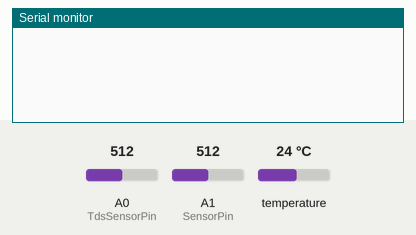
A sketch run on a simulated Arduino Mega 2560, built with avr-gcc and run on an emulated ATmega2560. Shown: the last lines printed to the serial monitor. Inputs (shaded band) come from the test bench; at power-on: temperature 24 °C, A0 (TdsSensorPin) = 512, A1 (SensorPin) = 512.

Above: at 1.3 s.
1.4 s: temperature set to 12 °C
At 3.0 s:
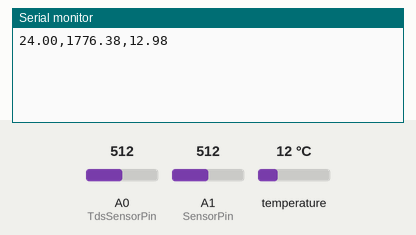
5.8 s: A0 (TdsSensorPin) set to 716
At 7.2 s:
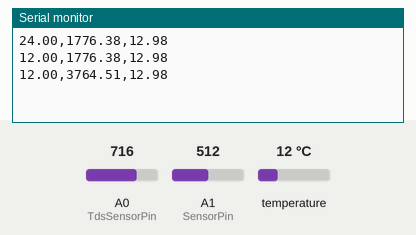
7.3 s: A1 (SensorPin) set to 716
8.8 s: temperature set to 19 °C
At 10.1 s:
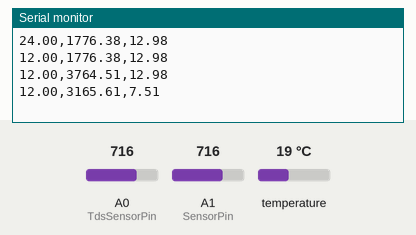
10.3 s: A0 (TdsSensorPin) set to 900
11.8 s: A1 (SensorPin) set to 900
At 13.1 s:
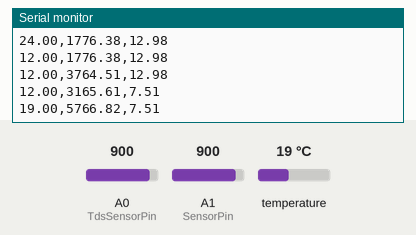
Timing chart, 0 to 14.3 s (numbered marks = the images above; inputs shaded):
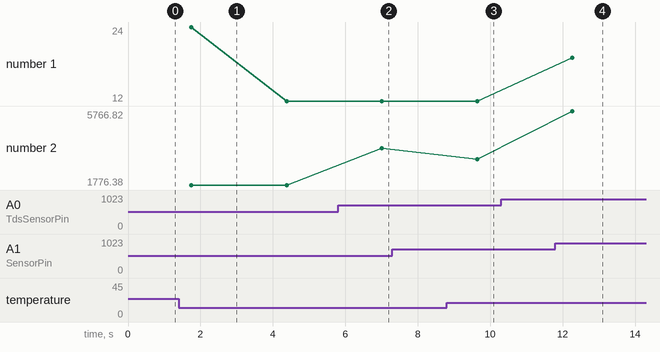

The sketch:

capsule_sender_v2.ino
```cpp
/*
  Tds sensor to A0, 3.3V with esp32, 5V with Arduino Mega (either Voltage should be fine), Gnd
  Ph sensor to A1, 5V, Gnd
  Temperature sensor to digital 2, 5V, Gnd


  Credits: https://how2electronics.com/ph-meter-using-ph-sensor-arduino-oled/ ;
  https://create.arduino.cc/projecthub/TheGadgetBoy/ds18b20-digital-temperature-sensor-and-arduino-9cc806;
  https://wiki.dfrobot.com/Gravity__Analog_TDS_Sensor___Meter_For_Arduino_SKU__SEN0244
*/

#include <EEPROM.h>
#include "GravityTDS.h"
#include <OneWire.h>
#include <DallasTemperature.h>

#define TdsSensorPin A0 // tds
#define SensorPin A1    // the pH meter Analog output is connected with the Arduino's Analog
#define ONE_WIRE_BUS 2  // temp
#define Offset 0.00
#define samplingInterval 20
#define ArrayLength 40

OneWire oneWire(ONE_WIRE_BUS);
DallasTemperature sensors(&oneWire);
GravityTDS gravityTds;

unsigned long int avgValue;
float temperature = 25, tdsValue = 0;
int tempValue;
int pHArray[ArrayLength];
int pHArrayIndex = 0;
int pHValue = 7;
int buf[10], temp;

void setup()
{
  Serial.begin(115200);
  gravityTds.setPin(TdsSensorPin);
  gravityTds.setAref(5.0);

  //1024 for 10bit ADC;4096 for 12bit ADC
  gravityTds.setAdcRange(1024);
  gravityTds.begin();

  //temp
  sensors.begin();

  delay(100);
}

void loop()
{
  float temp = getTemp();
  float ph = getPh();
  float tds = getTds();

  Serial.println(String(temp) + "," + String(tds) + "," + String(ph));
  delay(1000);
}


float getTemp() {
  sensors.requestTemperatures();
  float temperature = sensors.getTempCByIndex(0);
  return temperature;
}

float getTds() {
  temperature = getTemp();
  gravityTds.setTemperature(temperature);
  gravityTds.update();
  tdsValue = gravityTds.getTdsValue();
  return tdsValue;
}

float getPh(){

  for(int i=0;i<10;i++)       //Get 10 sample value from the sensor for smooth the value
    {
      buf[i]=analogRead(SensorPin);
      delay(10);
    }

  for(int i=0;i<9;i++)        //sort the analog from small to large
  {
    for(int j=i+1;j<10;j++)
    {
      if(buf[i]>buf[j])
      {
        temp=buf[i];
        buf[i]=buf[j];
        buf[j]=temp;
      }
    }
  }
  avgValue=0;
  for(int i=2;i<8;i++)                      //take the average value of 6 center sample
    avgValue+=buf[i];
  float pHValue=(float)avgValue/6; //convert the analog into millivolt
  pHValue=-0.0268*pHValue + 26.7;                      //convert the millivolt into pH value
  return pHValue;

}
```

Measured:
- after the input at 1.4 s, the serial monitor: prints a new line after 0.35 s (image 1)
- after the input at 5.8 s, the serial monitor: prints a new line after 1.2 s (image 2)
- after the input at 8.8 s, the serial monitor: prints a new line after 0.84 s (image 3)
- plotted number 2: 1776.38 → 3764.51 after the input at 5.8 s, 3764.51 → 3165.61 after the input at 8.8 s
